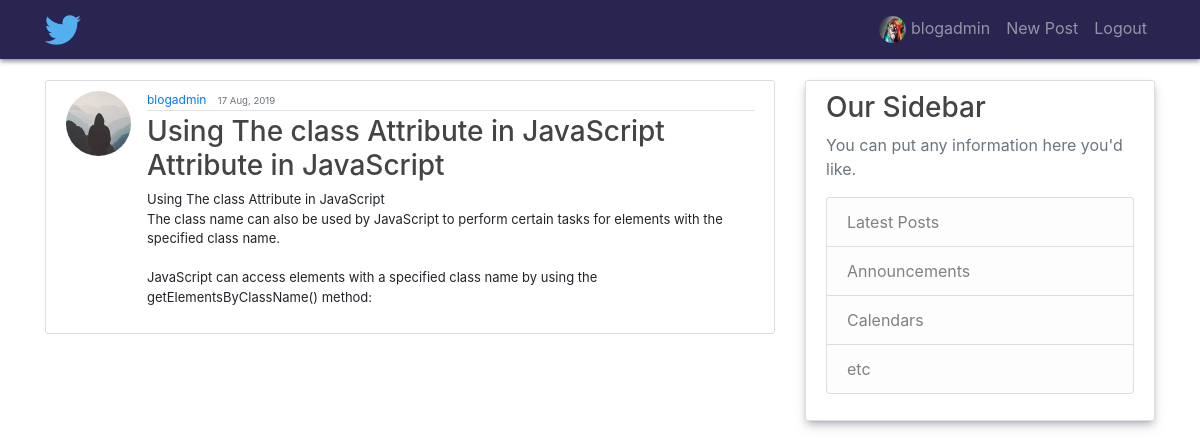
The app's page /posts/15/ (signed in) with its own data.
### users/models.py (models this page shows, shortened)
class Profile(models.Model):
    user = models.OneToOneField(User, on_delete=models.CASCADE)
    image = models.ImageField(default='default.jpg', upload_to='profile_pics')

### blogapp/models.py (models this page shows, shortened)
class Post(models.Model):
    title: CharField = models.CharField(max_length=100)
    content = models.TextField()
    date_posted = models.DateTimeField(default=timezone.now)
    author = models.ForeignKey(User, on_delete=models.CASCADE)

### blogapp/views.py (the view)
# urls.py: path('posts/<int:pk>/', PostDetailView.as_view(), name='post-detail'),
class PostDetailView(DetailView):
    model = Post
    context_object_name = 'posts'

### blogapp/templates/blogapp/post_detail.html (shortened to what this page needs)
{% extends "blogapp/base.html"%}
{%block content%}
<article class="media content-section">
    <img class="rounded-circle article-img" src="{{ object.author.profile.image.url }}" alt="{{object.author}}">
    <div class="media-body">
        <div class="article-metadata" style="font-size:12px">
            <a class="mr-2" href="{% url 'user-posts' posts.author.username %}">{{ user.username }}</a>
            <small class="text-muted">{{ object.date_posted | date:'d M, Y' }}</small>
        </div>
        <h3 class="article-title">{{ object.title }}</h3>
        <p class="article-content" style="font-size: 13px">{{ object.content }}</p>
    </div>
</article>
{%endblock content%}

### blogapp/templates/blogapp/base.html (shortened to what this page needs)
<!doctype html>
{%load static%}
<html lang="en">
<head>
    <link rel="stylesheet" href="{%static 'blogapp/main.css'%}">
    <link rel="stylesheet" href="https://stackpath.bootstrapcdn.com/bootstrap/4.3.1/css/bootstrap.min.css"
>
</head>
<body>
<header class="site-header">
    <nav class="navbar navbar-expand-md navbar-dark bg-steel fixed-top bottom-shadow" style="background-color:#2A2550;">
        <div class="container">
            <a class="navbar-brand mr-4" href="/"><img style="height: 30px" src="{%static 'blogapp/logo.png'%}" alt=""></a>
            <div class="collapse navbar-collapse" id="navbarToggle">
                <div class="navbar-nav">
                    {% if user.is_authenticated %}
                        <a class="nav-item nav-link" href="{% url 'profile' %}"><img class="rounded-circle" src="{{ user.profile.image.url }}" height="27px" width="27px"> {{user.username}}</a>
                        <a class="nav-item nav-link" href="{% url 'post-create' %}">New Post</a>
                        <a class="nav-item nav-link" href="{% url 'logout' %}">Logout</a>
                    {% else %}
                        <a class="nav-item nav-link" href="{% url 'login' %}">Login</a>
                        <a class="nav-item nav-link" href="{% url 'register' %}">Register</a>
                    {% endif %}
                </div>
            </div>
        </div>
    </nav>
</header>
<main role="main" class="container ">
    <div class="row" style="padding-top: 80px;">
        <div class="col-md-8">
            {% block content %}{% endblock %}
        </div>
        {% if user.is_authenticated %}
        <div class="col-md-4">
            <div class="content-section box-shadow">
                <h3>Our Sidebar</h3>
                <p class='text-muted'>You can put any information here you'd like.
                <ul class="list-group">
                    <li class="list-group-item list-group-item-light">Latest Posts</li>
                    <li class="list-group-item list-group-item-light">Announcements</li>
                    <li class="list-group-item list-group-item-light">Calendars</li>
                    <li class="list-group-item list-group-item-light">etc</li>
                </ul>
                </p>
            </div>
        </div>
        {% endif %}
    </div>
</main>
</body>
</html>

### blogapp/static/blogapp/main.css (style rules this page uses)
body { background: #fafafa; color: #333333; margin-top: 5rem; }
h1, h2, h3, h4, h5, h6 { color: #444444; }
ul { margin: 0; }
.bg-steel { background-color: #5f788a; }
.site-header .navbar-nav .nav-link { color: #cbd5db; }
.content-section { background: #ffffff; padding: 10px 20px; border: 1px solid #dddddd; border-radius: 3px; margin-bottom: 20px; }
.article-title { color: #444444; }
.article-content { white-space: pre-line; }
.article-img { height: 65px; width: 65px; margin-right: 16px; }
.article-metadata { padding-bottom: 1px; margin-bottom: 4px; border-bottom: 1px solid #e3e3e3 }
.bottom-shadow { box-shadow: rgb(0 0 0 / 50%) 0px 2px 5px }
.box-shadow { box-shadow: rgba(50, 50, 93, 0.25) 0px 6px 12px -2px, rgba(0, 0, 0, 0.3) 0px 3px 7px -3px; }

### records on screen
Post: author.profile.image (placeholder picture), date_posted "17 Aug, 2019", title "Using The class Attribute in JavaScript Attribute in JavaScript", content "Using The class Attribute in JavaScript The class name can also be used by JavaScript to perform certain tasks for elements with the specified class name. JavaScript can access elements with a specified class name by using the getElementsByClassName() method:"

### other values on screen
{{ user.username }} "blogadmin"
